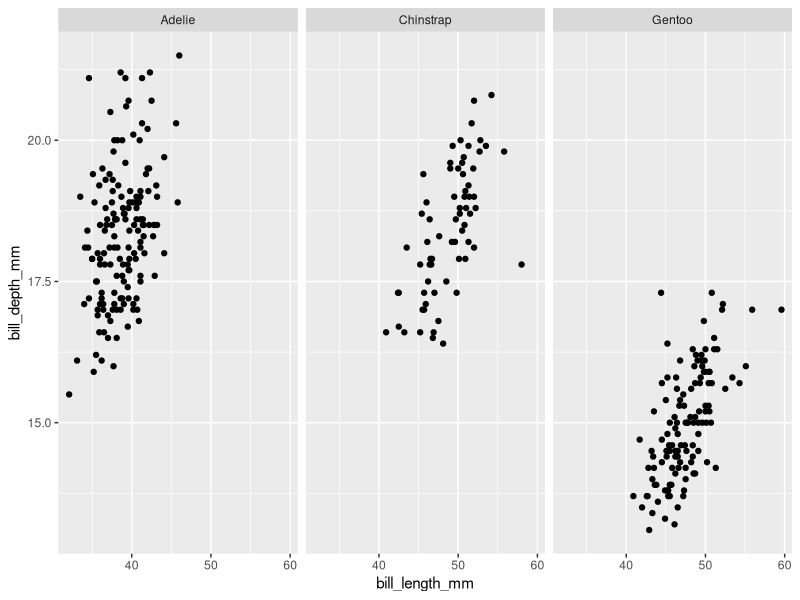
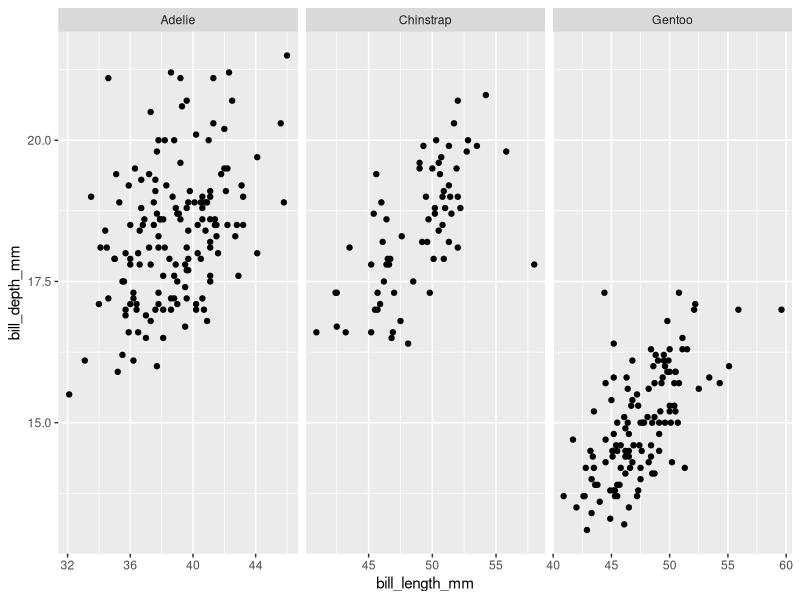

Source code (R) for these figures, in order:

            library(ggplot2)
            library(palmerpenguins)
            built_answer <- tryCatch(
                {
                    set.seed(42)
                    ggplot(penguins, aes(x = bill_length_mm, y = bill_depth_mm)) + geom_point() + facet_wrap(~ species)
                    suppressWarnings(
                        if (!file.exists("/sandbox/figures/bill-length_bill-depth_scatter_facet_species_answer.png")) {
                            ggsave(
                                width = 3,
                                height = 3,
                                "/sandbox/figures/bill-length_bill-depth_scatter_facet_species_answer.png"
                            )
                        }
                    )
                    suppressWarnings(
                        ggplot_build(last_plot())
                    )
                },
                error = function(e) {
                    'ERROR'
                }
            )
            built_submission <- tryCatch(
                {
                    set.seed(42)
                    ggplot(penguins, aes(x = bill_length_mm, y = bill_depth_mm)) +
  geom_point() +
  facet_wrap(~species, scales = "free_x")
                    suppressWarnings(
                        ggsave(
                            width = 3,
                            height = 3,
                            "figures/bill-length_bill-depth_scatter_facet_species_submission_qwen3.5.png"
                        )
                    )
                    suppressWarnings(
                        ggplot_build(last_plot())
                    )
                },
                error = function(e) {
                    'ERROR'
                }
            )
            cat(isTRUE(all.equal(built_answer, built_submission)))
        
